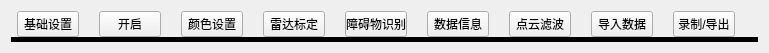
   <widget class="QWidget" name="layoutWidget">
    <property name="geometry">
     <rect>
      <x>11</x>
      <y>1</y>
      <width>769</width>
      <height>53</height>
     </rect>
    </property>
    <layout class="QVBoxLayout" name="verticalLayout_6" stretch="0,1">
     <property name="spacing">
      <number>0</number>
     </property>
     <item>
      <widget class="QWidget" name="wgt_top" native="true">
       <layout class="QHBoxLayout" name="horizontalLayout_7">
        <property name="spacing">
         <number>20</number>
        </property>
        <property name="leftMargin">
         <number>6</number>
        </property>
        <property name="topMargin">
         <number>0</number>
        </property>
        <property name="rightMargin">
         <number>1</number>
        </property>
        <property name="bottomMargin">
         <number>0</number>
        </property>
        <item>
         <widget class="QPushButton" name="btn_basicSetting">
          <property name="minimumSize">
           <size>
            <width>60</width>
            <height>25</height>
           </size>
          </property>
          <property name="text">
           <string>基础设置</string>
          </property>
          <property name="checkable">
           <bool>true</bool>
          </property>
         </widget>
        </item>
        <item>
         <widget class="QPushButton" name="btn_start">
          <property name="minimumSize">
           <size>
            <width>60</width>
            <height>25</height>
           </size>
          </property>
          <property name="styleSheet">
           <string notr="true"/>
          </property>
          <property name="text">
           <string>开启</string>
          </property>
          <property name="checkable">
           <bool>true</bool>
          </property>
         </widget>
        </item>
        <item>
         <widget class="QPushButton" name="btn_colorSetting">
          <property name="minimumSize">
           <size>
            <width>60</width>
            <height>25</height>
           </size>
          </property>
          <property name="text">
           <string>颜色设置</string>
          </property>
          <property name="checkable">
           <bool>true</bool>
          </property>
         </widget>
        </item>
        <item>
         <widget class="QPushButton" name="btn_radarBD">
          <property name="minimumSize">
           <size>
            <width>60</width>
            <height>25</height>
           </size>
          </property>
          <property name="text">
           <string>雷达标定</string>
          </property>
          <property name="checkable">
           <bool>true</bool>
          </property>
         </widget>
        </item>
        <item>
         <widget class="QPushButton" name="btn_obs">
          <property name="minimumSize">
           <size>
            <width>60</width>
            <height>25</height>
           </size>
          </property>
          <property name="text">
           <string>障碍物识别</string>
          </property>
          <property name="checkable">
           <bool>true</bool>
          </property>
         </widget>
        </item>
        <item>
         <widget class="QPushButton" name="btn_dataShow">
          <property name="minimumSize">
           <size>
            <width>60</width>
            <height>25</height>
           </size>
          </property>
          <property name="text">
           <string>数据信息</string>
          </property>
          <property name="checkable">
           <bool>true</bool>
          </property>
          <property name="checked">
           <bool>false</bool>
          </property>
         </widget>
        </item>
        <item>
         <widget class="QPushButton" name="btn_dylb">
          <property name="minimumSize">
           <size>
            <width>60</width>
            <height>25</height>
           </size>
          </property>
          <property name="text">
           <string>点云滤波</string>
          </property>
          <property name="checkable">
           <bool>true</bool>
          </property>
          <property name="checked">
           <bool>false</bool>
          </property>
         </widget>
        </item>
        <item>
         <widget class="QPushButton" name="btn_import">
          <property name="minimumSize">
           <size>
            <width>60</width>
            <height>25</height>
           </size>
          </property>
          <property name="text">
           <string>导入数据</string>
          </property>
          <property name="checkable">
           <bool>true</bool>
          </property>
          <property name="checked">
           <bool>false</bool>
          </property>
         </widget>
        </item>
        <item>
         <widget class="QPushButton" name="btn_export">
          <property name="minimumSize">
           <size>
            <width>60</width>
            <height>25</height>
           </size>
          </property>
          <property name="text">
           <string>录制/导出</string>
          </property>
          <property name="checkable">
           <bool>true</bool>
          </property>
          <property name="checked">
           <bool>false</bool>
          </property>
         </widget>
        </item>
        <item>
         <spacer name="horizontalSpacer_5">
          <property name="orientation">
           <enum>Qt::Orientation::Horizontal</enum>
          </property>
          <property name="sizeHint" stdset="0">
           <size>
            <width>40</width>
            <height>20</height>
           </size>
          </property>
         </spacer>
        </item>
       </layout>
      </widget>
     </item>
     <item>
      <widget class="QWidget" name="widget" native="true">
       <property name="styleSheet">
        <string notr="true">background-color: rgb(0, 0, 0);</string>
       </property>
       <layout class="QVBoxLayout" name="verticalLayout_8">
        <property name="spacing">
         <number>0</number>
        </property>
        <property name="leftMargin">
         <number>3</number>
        </property>
        <property name="topMargin">
         <number>0</number>
        </property>
        <property name="rightMargin">
         <number>3</number>
        </property>
        <property name="bottomMargin">
         <number>3</number>
        </property>
        <item>
         <widget class="SimplePointCloudView" name="pointCloud" native="true"/>
        </item>
       </layout>
      </widget>
     </item>
    </layout>
   </widget>
